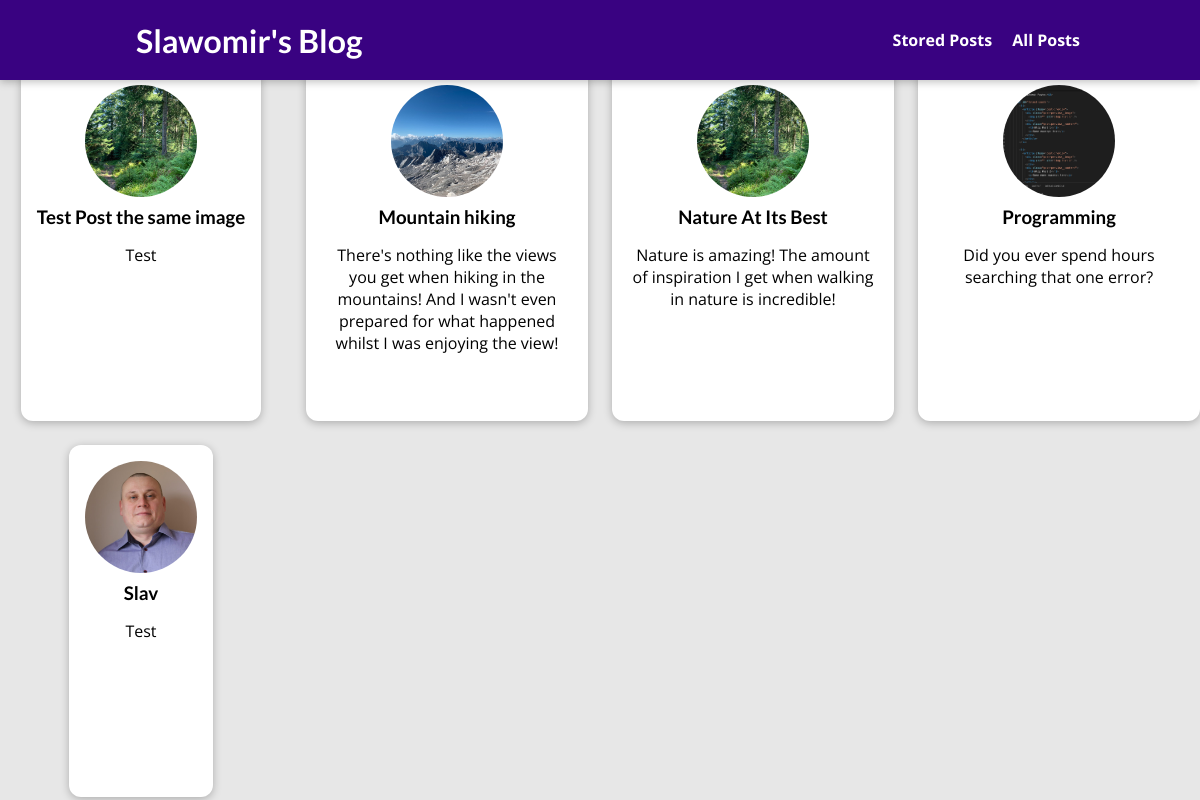
Before: /post with the older database file.
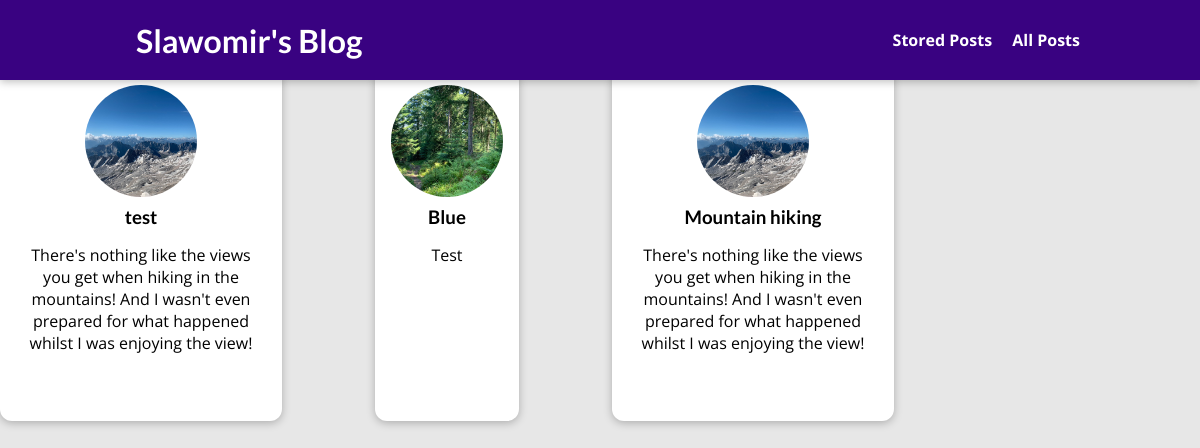
After: the same page with the newer database file.
### blog/models.py (models this page shows, shortened)
class Post(models.Model):
    title = models.CharField(max_length=50)
    excerpt = models.CharField(max_length=200)
    image = models.ImageField(upload_to=post_image_path, null=True)
    date = models.DateField(auto_now=True)
    slug = models.SlugField(unique=True, db_index=True)
    content = models.TextField(validators=[MinLengthValidator(10)])
    author = models.ForeignKey(
        Author, on_delete=models.SET_NULL, null=True, related_name="posts")
    tags = models.ManyToManyField(Tag)

### blog/views.py (the view)
# urls.py: path("post", views.AllPostsView.as_view(), name="post-page"),
class AllPostsView(ListView):
    template_name = 'blog/all-posts.html'
    model = Post
    ordering = ["-date"]

### blog/templates/blog/all-posts.html (shortened to what this page needs)
{% extends "base.html" %}
{% load static %}
{% block css_files %}
<link rel="stylesheet" href="{% static 'blog/post.css' %}">
<link rel="stylesheet" href="{% static 'blog/all-posts.css' %}"/>
{% endblock %}
{% block content %}
<section class="all-posts">
<h2>My collected posts</h2>
<ul>
  {% for post in object_list %}
  {% include "blog/includes/post.html" %}
  {% endfor %}
</ul>
</section>
{% endblock %}

### templates/base.html (shortened to what this page needs)
{% load static %}
<!DOCTYPE html>
<html lang="en">
<head>
  <link rel="stylesheet" href="{% static 'app.css' %}">
  {% block css_files %}{% endblock %}
</head>
<body>
  <header id="main-navigation">
  <h1><a href="{% url 'starting_page' %}">Slawomir's Blog</a></h1>
  <nav>
    <a href="{% url 'read-later' %}">Stored Posts</a>
    <a href="{% url 'post-page' %}">All Posts</a>
  </nav>
</header>
  {% block content %}
  {% endblock %}
</body>
</html>

### blog/templates/blog/includes/post.html
<li>
    <article class="post">
      <a href="{% url 'post-detail-page' post.slug %}">
        <img src="{{ post.image.url }}" alt="{{ post.title }}" />
        <div class="post__content">
          <h3>{{ post.title }}</h3>
          <p>{{ post.excerpt }}</p>
        </div>
      </a>
    </article>
  </li>

### static/app.css (style rules this page uses)
* { box-sizing: border-box; }
html { font-family: 'Open Sans', 'Lato', sans-serif; }
body { margin: 0; }
h1, h2, h3 { font-family: 'Lato', sans-serif; font-weight: bold; }
#main-navigation { width: 100%; height: 5rem; display: flex; justify-content: space-between; align-items: center; padding: 0 10%; position: absolute; top: 0; left: 0; }
#main-navigation a { text-decoration: none; color: white; font-weight: bold; margin-left: 1rem; }

### blog/static/blog/post.css (style rules this page uses)
.post { display: flex; flex-direction: column; align-items: center; text-align: center; }
.post a { text-decoration: none; color: black; transition: all 0.2s ease; padding: 1rem; }
.post img { width: 5rem; height: 5rem; object-fit: cover; border-radius: 50%; }
.post h3 { margin: 0.25rem 0; }

### blog/static/blog/all-posts.css (style rules this page uses)
body { background-color: #e7e7e7; }
#main-navigation { background-color: #390281; box-shadow: 0 2px 8px rgba(0, 0, 0, 0.25); }
ul { list-style: none; margin: 0; padding: 0; display: grid; grid-template-columns: repeat(auto-fill, minmax(17rem, 1fr)); gap: 1.5rem; }
.post img { width: 7rem; height: 7rem; }
.post a { height: 22rem; transform-origin: center; box-shadow: 0 2px 8px rgba(0, 0, 0, 0.25); border-radius: 12px; background-color: white; }

Changed rows visible on the page:
removed Post: image (picture), title "Test Post the same image", excerpt "Test"
removed Post: image (picture), title "Programming", excerpt "Did you ever spend hours searching that one error?"
removed Post: image (picture), title "Slav", excerpt "Test"
changed Post: image: a different picture; title "Nature At Its Best" → "test"; excerpt "Nature is amazing! The amount of inspiration I get when walking in nature is incredible!" → "There's nothing like the views you get when hiking in the mountains! And I wasn't even prepared for what happened whilst I was enjoying the view!"; moves up the list
added Post: image (picture), title "Blue", excerpt "Test"
